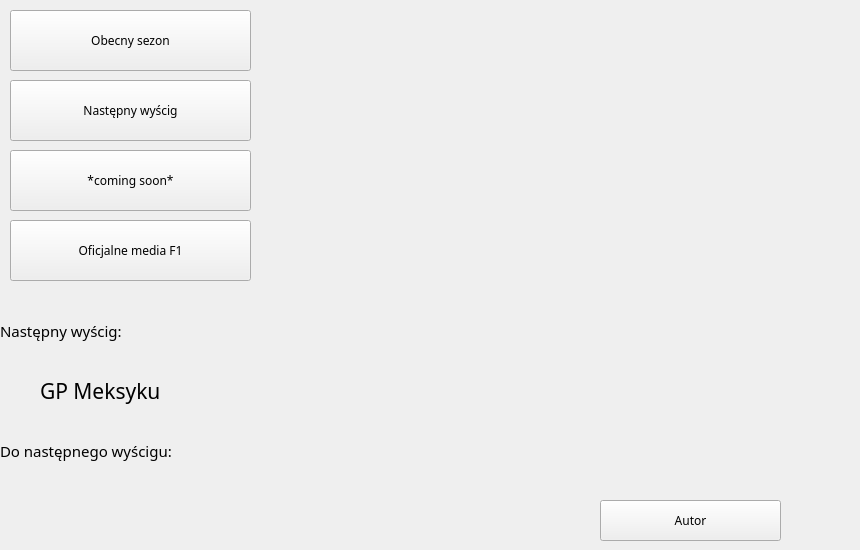
    <widget class="QWidget" name="tab_2">
     <attribute name="title">
      <string>Menu</string>
     </attribute>
     <widget class="QPushButton" name="pushButton_4">
      <property name="geometry">
       <rect>
        <x>10</x>
        <y>10</y>
        <width>241</width>
        <height>61</height>
       </rect>
      </property>
      <property name="font">
       <font>
        <family>Formula1</family>
       </font>
      </property>
      <property name="text">
       <string>Obecny sezon</string>
      </property>
     </widget>
     <widget class="QPushButton" name="pushButton_3">
      <property name="geometry">
       <rect>
        <x>10</x>
        <y>80</y>
        <width>241</width>
        <height>61</height>
       </rect>
      </property>
      <property name="font">
       <font>
        <family>Formula1</family>
       </font>
      </property>
      <property name="text">
       <string>Następny wyścig</string>
      </property>
     </widget>
     <widget class="QPushButton" name="pushButton_6">
      <property name="geometry">
       <rect>
        <x>10</x>
        <y>150</y>
        <width>241</width>
        <height>61</height>
       </rect>
      </property>
      <property name="font">
       <font>
        <family>Formula1</family>
       </font>
      </property>
      <property name="text">
       <string>*coming soon*</string>
      </property>
     </widget>
     <widget class="QPushButton" name="pushButton_5">
      <property name="geometry">
       <rect>
        <x>10</x>
        <y>220</y>
        <width>241</width>
        <height>61</height>
       </rect>
      </property>
      <property name="font">
       <font>
        <family>Formula1</family>
       </font>
      </property>
      <property name="text">
       <string>Oficjalne media F1</string>
      </property>
     </widget>
     <widget class="QLabel" name="label">
      <property name="geometry">
       <rect>
        <x>290</x>
        <y>40</y>
        <width>561</width>
        <height>231</height>
       </rect>
      </property>
      <property name="text">
       <string/>
      </property>
      <property name="pixmap">
       <pixmap resource="Zdjecia.qrc">:/new/prefix1/Zdjecia/F1500.png</pixmap>
      </property>
     </widget>
     <widget class="QLabel" name="label_3">
      <property name="geometry">
       <rect>
        <x>0</x>
        <y>300</y>
        <width>311</width>
        <height>61</height>
       </rect>
      </property>
      <property name="font">
       <font>
        <family>Formula1</family>
        <pointsize>11</pointsize>
       </font>
      </property>
      <property name="text">
       <string>Następny wyścig:</string>
      </property>
     </widget>
     <widget class="QLabel" name="label_4">
      <property name="geometry">
       <rect>
        <x>40</x>
        <y>360</y>
        <width>331</width>
        <height>61</height>
       </rect>
      </property>
      <property name="font">
       <font>
        <family>Formula1</family>
        <pointsize>16</pointsize>
       </font>
      </property>
      <property name="text">
       <string>GP Meksyku</string>
      </property>
     </widget>
     <widget class="QLabel" name="label_2">
      <property name="geometry">
       <rect>
        <x>0</x>
        <y>420</y>
        <width>311</width>
        <height>61</height>
       </rect>
      </property>
      <property name="font">
       <font>
        <family>Formula1</family>
        <pointsize>11</pointsize>
       </font>
      </property>
      <property name="text">
       <string>Do następnego wyścigu:</string>
      </property>
     </widget>
     <widget class="QPushButton" name="pushButton">
      <property name="geometry">
       <rect>
        <x>600</x>
        <y>500</y>
        <width>181</width>
        <height>41</height>
       </rect>
      </property>
      <property name="font">
       <font>
        <family>Formula1</family>
       </font>
      </property>
      <property name="text">
       <string>Autor</string>
      </property>
     </widget>
     <widget class="QLabel" name="label_10">
      <property name="geometry">
       <rect>
        <x>230</x>
        <y>260</y>
        <width>301</width>
        <height>181</height>
       </rect>
      </property>
      <property name="text">
       <string/>
      </property>
      <property name="pixmap">
       <pixmap resource="Zdjecia.qrc">:/new/prefix1/Zdjecia/GP Meksyku.png</pixmap>
      </property>
     </widget>
    </widget>
